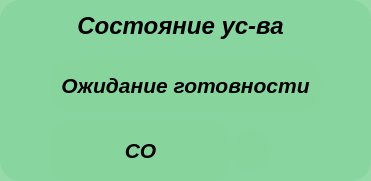
     <widget class="QFrame" name="frame_12">
      <property name="geometry">
       <rect>
        <x>20</x>
        <y>460</y>
        <width>371</width>
        <height>181</height>
       </rect>
      </property>
      <property name="styleSheet">
       <string notr="true">background-color: rgb(135, 212, 157,220); border-radius: 20</string>
      </property>
      <property name="frameShape">
       <enum>QFrame::StyledPanel</enum>
      </property>
      <property name="frameShadow">
       <enum>QFrame::Raised</enum>
      </property>
      <widget class="QLabel" name="label_96">
       <property name="geometry">
        <rect>
         <x>60</x>
         <y>10</y>
         <width>241</width>
         <height>31</height>
        </rect>
       </property>
       <property name="font">
        <font>
         <family>Arial</family>
         <pointsize>18</pointsize>
         <weight>75</weight>
         <italic>true</italic>
         <bold>true</bold>
        </font>
       </property>
       <property name="styleSheet">
        <string notr="true">background-color: rgb(135, 212, 157,0); border-radius: 20</string>
       </property>
       <property name="text">
        <string>Состояние ус-ва</string>
       </property>
       <property name="alignment">
        <set>Qt::AlignCenter</set>
       </property>
      </widget>
      <widget class="QLabel" name="label_41">
       <property name="geometry">
        <rect>
         <x>230</x>
         <y>130</y>
         <width>41</width>
         <height>41</height>
        </rect>
       </property>
       <property name="text">
        <string/>
       </property>
       <property name="pixmap">
        <pixmap resource="newprefix.qrc">:/newPrefix/png/blue-led-on.png</pixmap>
       </property>
       <property name="scaledContents">
        <bool>true</bool>
       </property>
      </widget>
      <widget class="QLabel" name="label_52">
       <property name="geometry">
        <rect>
         <x>50</x>
         <y>120</y>
         <width>181</width>
         <height>61</height>
        </rect>
       </property>
       <property name="font">
        <font>
         <family>Arial</family>
         <pointsize>16</pointsize>
         <weight>75</weight>
         <italic>true</italic>
         <bold>true</bold>
        </font>
       </property>
       <property name="styleSheet">
        <string notr="true">background-color: rgb(135, 212, 157,220); border-radius: 20</string>
       </property>
       <property name="text">
        <string>СО</string>
       </property>
       <property name="alignment">
        <set>Qt::AlignCenter</set>
       </property>
      </widget>
      <widget class="QLabel" name="label_55">
       <property name="geometry">
        <rect>
         <x>50</x>
         <y>60</y>
         <width>271</width>
         <height>51</height>
        </rect>
       </property>
       <property name="font">
        <font>
         <family>Arial</family>
         <pointsize>16</pointsize>
         <weight>75</weight>
         <italic>true</italic>
         <bold>true</bold>
        </font>
       </property>
       <property name="styleSheet">
        <string notr="true">background-color: rgb(135, 212, 157,220); border-radius: 20

</string>
       </property>
       <property name="text">
        <string>Ожидание готовности</string>
       </property>
       <property name="alignment">
        <set>Qt::AlignCenter</set>
       </property>
      </widget>
     </widget>
